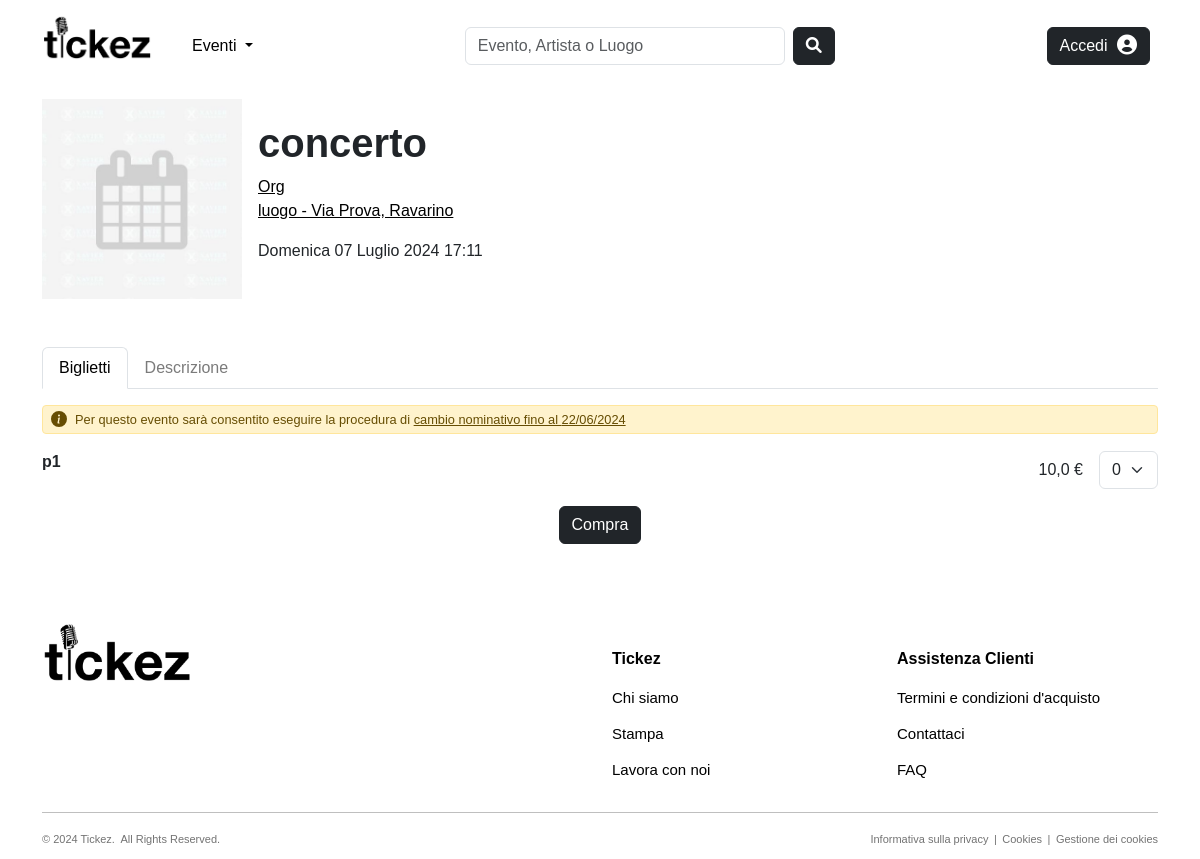
The app's page /products/events/concerto-13/, older data.
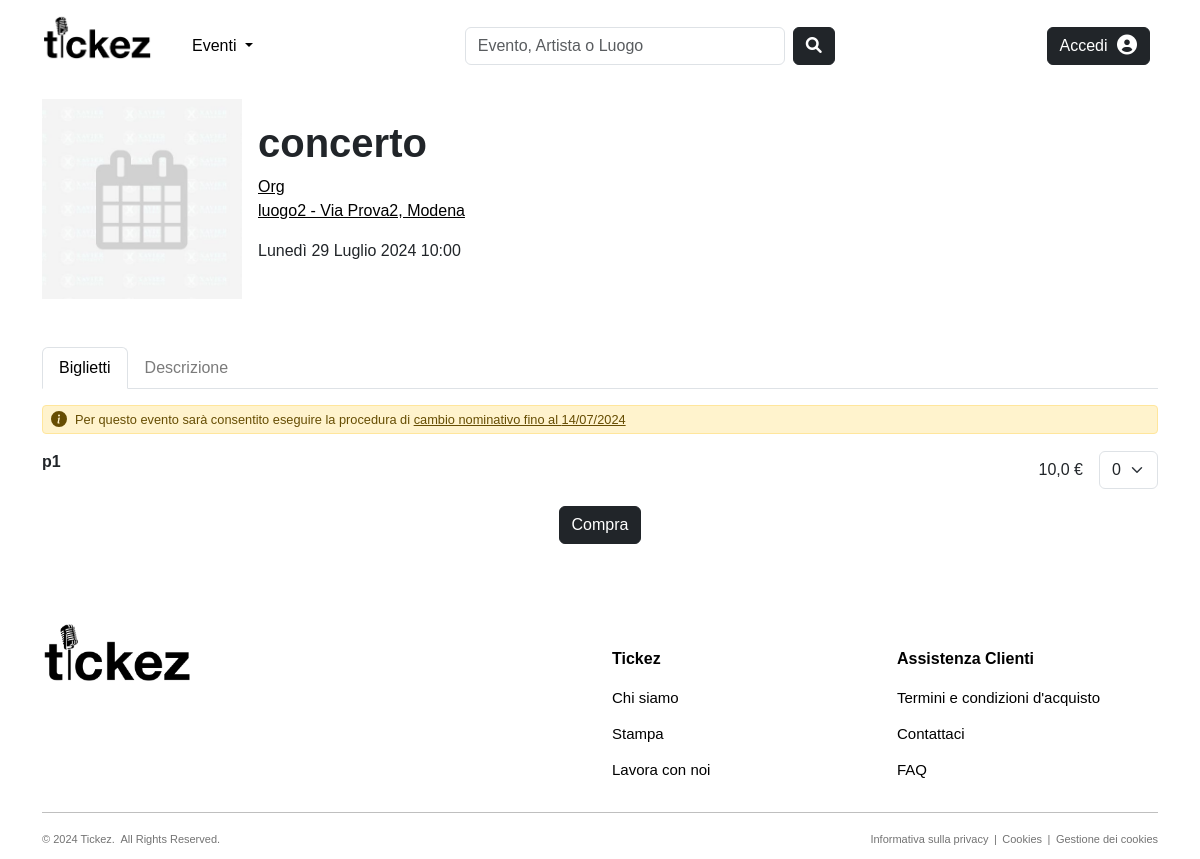
The same page, newer data.
### products/models.py (models this page shows, shortened)
class Evento(models.Model):
    CATEGORY_CHOICES = [('Concerti', 'Concerti'), ('Festival', 'Festival'), ('Teatro', 'Teatro')]
    nome = models.CharField(max_length=100, null=False, blank=False)
    slug = models.SlugField(max_length=200, null=False, unique=True, blank=True)
    categoria = models.CharField(max_length=100, choices=CATEGORY_CHOICES, null=False, blank=False)
    data_ora = models.DateTimeField(null=False, blank=False, default=timezone.now)
    locandina = models.ImageField(blank=True, upload_to="images/events")
    descrizione = models.TextField(null=True, blank=True, default='')
    visualizzazioni = models.IntegerField(null=True, blank=True, default=0)
    organizzatore = models.ForeignKey(to='users.Organizzatore', on_delete=models.CASCADE, null=False, blank=False, related_name='eventi_organizzati')
    luogo = models.ForeignKey(to='common.Luogo', on_delete=models.CASCADE, null=False, blank=False, related_name='eventi_programmati')
    followers = models.ManyToManyField(to='users.Utente', blank=True, default=None, related_name='eventi_preferiti')
    @property # trasforma un metodo di una classe in un attributo di sola lettura
    def locandina_url(self):
        if self.locandina and hasattr(self.locandina, 'url'):
            return self.locandina.url
        else:
            return join(settings.STATIC_URL, 'images/defaults/default_event.jpg')
    def save(self, *args, **kwargs):
        if not self.slug or slugify(self.nome) != self.slug:
            self.slug = slugify(self.nome)
        super().save(*args, **kwargs)
    class Meta:
        verbose_name_plural = 'Eventi'

class Biglietto(models.Model):
    tipologia = models.CharField(max_length=100, null=False, blank=False)
    slug = models.SlugField(max_length=200, null=False, unique=True, blank=True)
    prezzo = models.FloatField(null=False, blank=False, default=0.00)
    quantita = models.IntegerField(null=False, blank=False, default=0)
    descrizione = models.TextField(null=True, blank=True, default='')
    evento = models.ForeignKey(Evento, on_delete=models.CASCADE, null=True, blank=True, related_name='biglietti_disponibili')
    organizzatore = models.ForeignKey(to='users.Organizzatore', on_delete=models.CASCADE, null=True, blank=True, related_name='biglietti_generati')
    ordine = models.ManyToManyField(to='orders.Ordine', blank=True, default=None, related_name='biglietti_ordinati')
    class Meta:
        verbose_name_plural = 'Biglietti'

### users/models.py (models this page shows, shortened)
class Organizzatore(models.Model):
    nome = models.CharField(max_length=50, null=False, blank=False)
    slug = models.SlugField(max_length=100, null=False, unique=True, blank=True)
    email = models.EmailField(max_length=255, null=False, blank=False, unique=True)
    descrizione = models.TextField(null=True, blank=True, default='')
    immagine_profilo = models.ImageField(blank=True, upload_to="images/organizers")
    user = models.OneToOneField(User, on_delete=models.CASCADE)
    followers = models.ManyToManyField(Utente, blank=True, default=None, related_name='organizzatori_preferiti')
    def __str__(self):
        return self.nome
    class Meta:
        verbose_name_plural = 'Organizzatori'

### common/models.py (models this page shows, shortened)
class Luogo(models.Model):
    nome = models.CharField(max_length=50, null=False, blank=False)
    slug = models.SlugField(max_length=200, null=False, unique=True, blank=True)
    indirizzo = models.CharField(max_length=255)
    citta = models.CharField(max_length=100)
    capienza_persone = models.PositiveIntegerField()
    immagine = models.ImageField(blank=True, upload_to="images/venues", default=join('static', 'images', 'defaults', 'default_venue.jpg'))
    followers = models.ManyToManyField(to='users.Utente', blank=True, default=None, related_name='luoghi_preferiti')
    affittuari = models.ManyToManyField(to='users.Organizzatore', blank=True, default=None, related_name='luoghi_affittati')
    def __str__(self):
        return f"{self.nome} - {self.indirizzo}, {self.citta}"
    class Meta:
        verbose_name_plural = 'Luoghi'

### products/views.py (the view, shortened to what this page needs)
# urls.py: path('events/<slug:slug>-<int:pk>/', views.EventDetailView.as_view(), name="event-details"),
class EventDetailView(DetailView):
    model = Evento
    template_name = "products/event_details.html"
    def get_context_data(self, **kwargs):
        context = super().get_context_data(**kwargs)
        evento = self.get_object()
        evento.visualizzazioni += 1
        evento.save()
        context['title'] = str(self.get_object().organizzatore) + ' - ' + self.get_object().nome
        context['tickets'] = self.get_object().biglietti_disponibili.all()
        context['range_dropdown'] = range(0, 6)
        context['name_change'] = self.get_object().data_ora - timedelta(days=15)
        return context

### common/context_processors.py (called while the page is built, shortened)
def notifications(request):
    notifications = []
    unread_count = 0
    return {
        'notifications': notifications,
        'unread_count': unread_count,
    }

### products/templates/products/event_details.html (shortened to what this page needs)
{% extends "products/base_products.html" %}
{% load static %}
{% load crispy_forms_tags %}
{% load tz %}
{% block content %}
<div class="container">
    <div class="d-flex flex-wrap align-items-center mb-5">
      <div class="me-3" style="width: 200px; height: 200px; flex-shrink: 0;">
          <img src="{{ object.locandina_url }}" style="width: 100%; height: 100%; object-fit: cover;">
      </div>
      <div style="flex-grow: 1; max-width: calc(100% - 220px);">
          <h1 style="font-weight:600; word-break: break-word;">{{ object.nome }}</h1>
          <p><a href="{% url 'users:artist-details' object.organizzatore.slug object.organizzatore.pk %}" style="text-decoration: underline; color: black;">{{object.organizzatore}}</a><br>
              <a href="{% url 'common:venue-details' object.luogo.slug object.luogo.pk %}" style="text-decoration: underline; color: black;">{{object.luogo}}</a></p>
          <p>{{object.data_ora}}</p>
      </div>
    </div>
    <ul class="nav nav-tabs" id="myTab" role="tablist">
      <li class="nav-item" role="presentation">
        <button class="nav-link active" id="tickets-tab" data-bs-toggle="tab" data-bs-target="#tickets" type="button" role="tab" aria-controls="tickets" aria-selected="true">Biglietti</button>
      </li>
      <li class="nav-item" role="presentation">
        <button class="nav-link" id="description-tab" data-bs-toggle="tab" data-bs-target="#description" type="button" role="tab" aria-controls="description" aria-selected="true">Descrizione</button>
      </li>
    </ul>
    <div class="tab-content">
      <div class="tab-pane active" id="tickets" role="tabpanel" aria-labelledby="tickets-tab">
        {% if tickets %}
          <div class="alert alert-warning d-flex align-items-center mt-3" role="alert" style="padding: 0.25rem 0.5rem; font-size: 0.8rem; border-radius: 0.25rem;">
            <svg class="bi flex-shrink-0 me-2" width="16" height="16" role="img" aria-label="Warning:"><use xlink:href="#info-fill"/></svg>
            <p style="margin: 0; flex-grow: 1;">Per questo evento sarà consentito eseguire la procedura di <u>cambio nominativo fino al {{ name_change|date:"d/m/Y" }}</u></p>
          </div>
        {% endif %}
        <form method="POST" action="{% url 'orders:checkout' %}"> {% csrf_token %}
          {% for t in tickets %}
            <div class="ticket-row d-flex justify-content-between align-items-center mb-3">
                <div class="col-md-8">
                    <strong class="{% if t.quantita == 0 %}text-muted{% endif %}">{{ t.tipologia }}</strong>
                </div>
                <div class="col-md-4 d-flex justify-content-end">
                    {% if t.quantita == 0 %}
                        <div class="text-muted">
                            <span>Non disponibile</span>
                        </div>
                    {% else %}
                        <div class="d-flex align-items-center">
                            <span class="me-3">{{ t.prezzo }} €</span>
                            <select class="form-select" name="quantita_{{ t.id }}" style="width: auto;">
                                {% for i in range_dropdown %}
                                    <option value="{{ i }}">{{ i }}</option>
                                {% endfor %}
                            </select>
                        </div>
                    {% endif %}
                </div>
            </div>
          {% empty %}
            <p class="mt-3 text-muted">Nessun biglietto disponibile.</p>
          {% endfor %}
          {% if tickets %}
            <div class="d-flex justify-content-center">
              <button type="submit" class="btn btn-dark">Compra</button>
            </div>
          {% endif %}
        </form>
      </div>
    </div>
</div>
{% endblock %}

### products/templates/products/base_products.html
{% extends 'base.html' %}
{% load static %}
{% load crispy_forms_tags %}
{% load tz %}

### templates/base.html (shortened to what this page needs)
{% load static %}
{% load crispy_forms_tags %}
{% load tz %}
<!DOCTYPE html>
<html lang="en">
  <head>
    <link rel="stylesheet" href="https://cdn.jsdelivr.net/npm/bootstrap@5.3.3/dist/css/bootstrap.min.css"/>
    <link rel="stylesheet" type="text/css" href="{% static 'css/style.css' %}" />
    <link rel="stylesheet" href="https://cdnjs.cloudflare.com/ajax/libs/font-awesome/6.0.0-beta3/css/all.min.css">
    <link rel="stylesheet" href="https://cdnjs.cloudflare.com/ajax/libs/bootstrap-datepicker/1.9.0/css/bootstrap-datepicker.min.css">
  </head>
  <body>
    {% include 'navbar.html' %}
    <br/>
    {% block content %} {% endblock %}
    <br/><br/>
    {% include 'footer.html' %}
  </body>
</html>

### templates/navbar.html (shortened to what this page needs)
{% load tz %}
<nav class="navbar navbar-light" style="background-color: #ffffff; padding:10px 30px;">
    <div class="container-fluid d-flex justify-content-between align-items-end">
        <div class="d-flex align-items-end">
            <a class="navbar-brand" href="/">
                <img src="/static/images/tickez_logo.jpg" alt="tickez logo" width="110">
            </a>
            <div class="dropdown d-inline ms-4" style="margin-bottom: 7px;">
                <a style="color: black;" class="nav-link dropdown-toggle" href="#" role="button" data-bs-toggle="dropdown" aria-expanded="false">
                    Eventi
                </a>
            </div>
        </div>
        <div>
            <form id="searchFormNavbar" class="d-flex w-100 ms-3 me-3" method="GET" action="{% url 'common:search-results' %}">
                <input class="form-control me-2" type="search" name="keywords" placeholder="Evento, Artista o Luogo" aria-label="Search" style="width: 320px;">
                <button class="btn btn-dark" type="submit"><i class="fas fa-search"></i></button>
            </form>
        </div>
        <div>
            {% if user.is_authenticated %}
            <div class="btn-group me-2">
                <button class="btn btn-dark rounded-end" type="button" data-bs-toggle="dropdown" aria-expanded="false">
                    <i class="fas fa-bell position-relative" style="position: relative;">
                        {% if unread_count > 0 %}
                            <span class="notification-badge" style="position: absolute; top: -4px; right: -2px; width: 9px; height: 9px; background-color: red; border-radius: 50%;"></span>
                        {% endif %}
                    </i>
                </button>
                <ul class="dropdown-menu dropdown-menu-end">
                    {% for notification in notifications %}
                        <li>
                            <div class="d-flex justify-content-between align-items-center">
                                <a class="dropdown-item" href="{{ notification.evento.get_absolute_url }}" {% if not notification.letta %}style="font-weight: bold;"{% endif %}>
                                    {{ notification.testo }}
                                </a>
                                <span class="text-muted me-3" style="font-size: smaller; font-size: 11px; white-space: nowrap;">{{ notification.data_ora|timezone:"Europe/Rome"|date:"d/m/Y H:i" }}</span>
                            </div>
                        </li>
                    {% empty %}
                        <li class="dropdown-item">Nessuna notifica</li>
                    {% endfor %}
                </ul>
            </div>
            <a href={% if user.is_superuser%}"{% url 'users:admin-profile' %}"{% else %}"{% url 'users:profile' %}"{% endif %} class="btn btn-dark me-2">
                <span style="margin-right: 5px;">{{ user }}</span>
                <i class="fas fa-user-circle fa-lg"></i>
            </a>
            <form id="logout-form" method="POST" action="{% url 'logout' %}" style="display: inline;">
                {% csrf_token %}
                <button type="submit" class="btn btn-dark">
                    <i class="fas fa-sign-out-alt"></i>
                </button>
            </form>
            {% else %}
            <a href="{% url 'login' %}" class="btn btn-dark me-2">
                <span style="margin-right: 5px;">Accedi</span>
                <i class="fas fa-user-circle fa-lg"></i>
            </a>
            {% endif %}
        </div>
    </div>
</nav>

### templates/footer.html
<footer class="site-footer">
    <div class="container">
      <div class="row">
        <div class="col-md-6 col-sm-12">
          <a href="/"><img width="150" heigth="150" src="/static/images/tickez_logo.jpg"/></a>
        </div>
        <div class="col-md-3 col-xs-12">
          <h6>Tickez</h6>
          <ul class="footer-links">
            <li><p>Chi siamo</p></li>
            <li><p>Stampa</p></li>
            <li><p>Lavora con noi</p></li>
          </ul>
        </div>
        <div class="col-md-3 col-xs-12">
          <h6>Assistenza Clienti</h6>
          <ul class="footer-links">
            <li><p>Termini e condizioni d'acquisto</p></li>
            <li><p>Contattaci</p></li>
            <li><p>FAQ</p></li>
          </ul>
        </div>
      </div>
      <hr>
    </div>
    <div class="container">
      <div class="row">
        <div class="col-md-6 col-xs-12">
          <p class="copyright-text">&copy; 2024 Tickez.&ensp;All Rights Reserved.</p>
        </div>
        <div class="col-md-6 col-xs-12">
            <p class="cookies-text">Informativa sulla privacy&ensp;|&ensp;Cookies&ensp;|&ensp;Gestione dei cookies</p>
        </div>
      </div>
    </div>
</footer>

### static/css/style.css (style rules this page uses)
body { font-family: 'Helvetica', 'Arial', sans-serif; }
.nav-link { color: #7b7b7b; }
.site-footer { background-color:#ffffff; padding:30px 0 10px; font-size:15px; line-height:20px; color:#000000; }
.site-footer h6 { color:#000000; font-weight:600; font-size:16px; margin-top:27px; margin-bottom:20px; }
.footer-links { padding-left:0; list-style:none }
.footer-links li { display:block }
.copyright-text { font-size:11px; color:#737373; margin:0 }
.cookies-text { font-size:11px; color:#737373; margin:0 }
@media (min-width: 768px) { .cookies-text { text-align: right; } }

Row changes from the older to the newer data that the page shows:
changed Evento "concerto": luogo "luogo - Via Prova, Ravarino" → "luogo2 - Via Prova2, Modena"; data_ora "Domenica 07 Luglio 2024 17:11" → "Lunedì 29 Luglio 2024 10:00"
Text that changed along with them:
{{ name_change|date:"d/m/Y" }}: "22/06/2024" → "14/07/2024"
